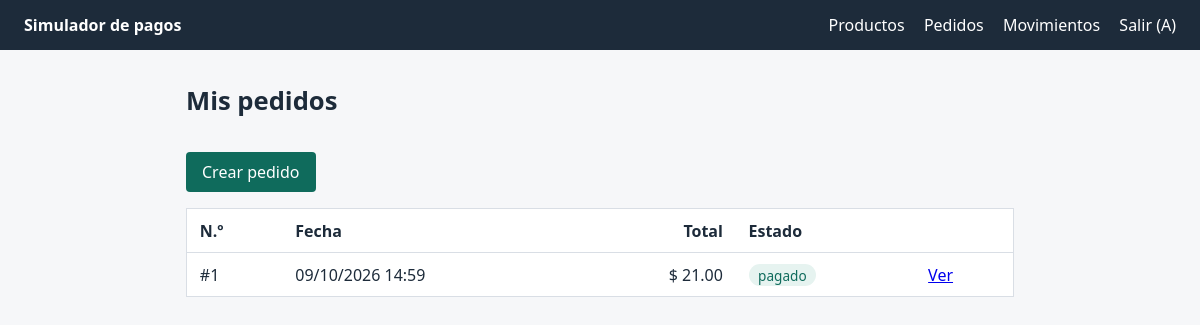
/pedidos/ (signed in), run on the app's committed database.
### models.py (models this page shows, shortened)
class Usuario(UserMixin, db.Model):
    id = db.Column(db.Integer, primary_key=True)
    nombre = db.Column(db.String(80), nullable=False)
    email = db.Column(db.String(120), unique=True, nullable=False)
    password_hash = db.Column(db.String(256), nullable=False)
    productos = db.relationship("Producto", backref="dueno", lazy=True)
    pedidos = db.relationship("Pedido", backref="usuario", lazy=True)

class Pedido(db.Model):
    id = db.Column(db.Integer, primary_key=True)
    usuario_id = db.Column(db.Integer, db.ForeignKey("usuario.id"), nullable=False)
    estado = db.Column(db.String(20), nullable=False, default="pendiente")
    creado = db.Column(db.DateTime, default=ahora)
    items = db.relationship("ItemPedido", backref="pedido", cascade="all, delete-orphan")
    pagos = db.relationship("Pago", backref="pedido", order_by="Pago.id.desc()")
    @property
    def total(self):
        return sum(i.subtotal for i in self.items)

class ItemPedido(db.Model):
    id = db.Column(db.Integer, primary_key=True)
    pedido_id = db.Column(db.Integer, db.ForeignKey("pedido.id"), nullable=False)
    producto_id = db.Column(db.Integer, db.ForeignKey("producto.id"), nullable=False)
    cantidad = db.Column(db.Integer, nullable=False)
    precio_unitario = db.Column(db.Numeric(10, 2), nullable=False)
    producto = db.relationship("Producto")
    @property
    def subtotal(self):
        return self.precio_unitario * self.cantidad

### routes/pedidos.py (the view)
@bp.route("/")
@login_required
def lista():
    pedidos = Pedido.query.filter_by(usuario_id=current_user.id).order_by(Pedido.id.desc()).all()
    return render_template("pedidos/lista.html", pedidos=pedidos)

### models.py (called while the page is built)
@login_manager.user_loader
def cargar_usuario(user_id):
    return db.session.get(Usuario, int(user_id))

### templates/pedidos/lista.html
{% extends "base.html" %}
{% block contenido %}<h1>Mis pedidos</h1>
<a class="btn" href="{{ url_for('pedidos.nuevo') }}">Crear pedido</a>
{% if pedidos %}<table style="margin-top:1rem"><tr><th>N.º</th><th>Fecha</th><th class="num">Total</th><th>Estado</th><th></th></tr>
{% for p in pedidos %}<tr><td>#{{ p.id }}</td><td>{{ p.creado.strftime('%d/%m/%Y %H:%M') }}</td>
<td class="num">$ {{ '%.2f'|format(p.total) }}</td><td><span class="estado {{ p.estado }}">{{ p.estado }}</span></td>
<td><a href="{{ url_for('pedidos.detalle', id=p.id) }}">Ver</a></td></tr>{% endfor %}</table>
{% else %}<p>No tienes pedidos. Crea uno con los productos disponibles.</p>{% endif %}{% endblock %}

### templates/base.html (shortened to what this page needs)
<!doctype html>
<html lang="es"><head><meta charset="utf-8">
<link rel="stylesheet" href="{{ url_for('static', filename='style.css') }}"></head>
<body>
<nav>
  <span class="marca">Simulador de pagos</span>
  {% if current_user.is_authenticated %}
    <a href="{{ url_for('productos.lista') }}">Productos</a>
    <a href="{{ url_for('pedidos.lista') }}">Pedidos</a>
    <a href="{{ url_for('pagos.historial') }}">Movimientos</a>
    <form method="post" action="{{ url_for('auth.logout') }}">
      <button>Salir ({{ current_user.nombre }})</button></form>
  {% else %}
    <a href="{{ url_for('auth.login') }}">Iniciar sesión</a>
    <a href="{{ url_for('auth.registro') }}">Crear cuenta</a>
  {% endif %}
</nav>
<main>
{% block contenido %}{% endblock %}
</main></body></html>

### static/style.css (style rules this page uses)
:root { --tinta:#1d2b3a;--papel:#f6f7f9;--linea:#d9dee5;--acento:#0f6b5c;--ok:#0f6b5c;--error:#b3261e;--aviso:#8a5a00 }
* { box-sizing:border-box }
body { margin:0;font:16px/1.5 "Segoe UI",system-ui,sans-serif;color:var(--tinta);background:var(--papel) }
nav { display:flex;gap:1.2rem;align-items:center;padding:.8rem 1.5rem;background:var(--tinta);color:#fff }
nav a,nav button { color:#fff;text-decoration:none;background:none;border:0;font:inherit;cursor:pointer;padding:0 }
nav .marca { font-weight:700;margin-right:auto }
main { max-width:860px;margin:2rem auto;padding:0 1rem }
h1 { margin:0 0 1rem;font-size:1.6rem }
table { width:100%;border-collapse:collapse;background:#fff;border:1px solid var(--linea) }
th,td { padding:.6rem .8rem;text-align:left;border-bottom:1px solid var(--linea) }
.num { text-align:right;font-variant-numeric:tabular-nums }
.btn,button.btn { display:inline-block;background:var(--acento);color:#fff;border:0;border-radius:4px;padding:.5rem 1rem;font:inherit;text-decoration:none;cursor:pointer;margin-top:1rem }
.estado { padding:.1rem .6rem;border-radius:99px;font-size:.85rem;background:#e8ebef }
.estado.pagado,.estado.aprobado,.estado.cobrado { background:#e6f3f0;color:var(--ok) }

### data on the page
Usuario: nombre "A"
Pedido: id "1", creado "09/10/2026 14:59", estado "pagado"
ItemPedido: total "21.00"
